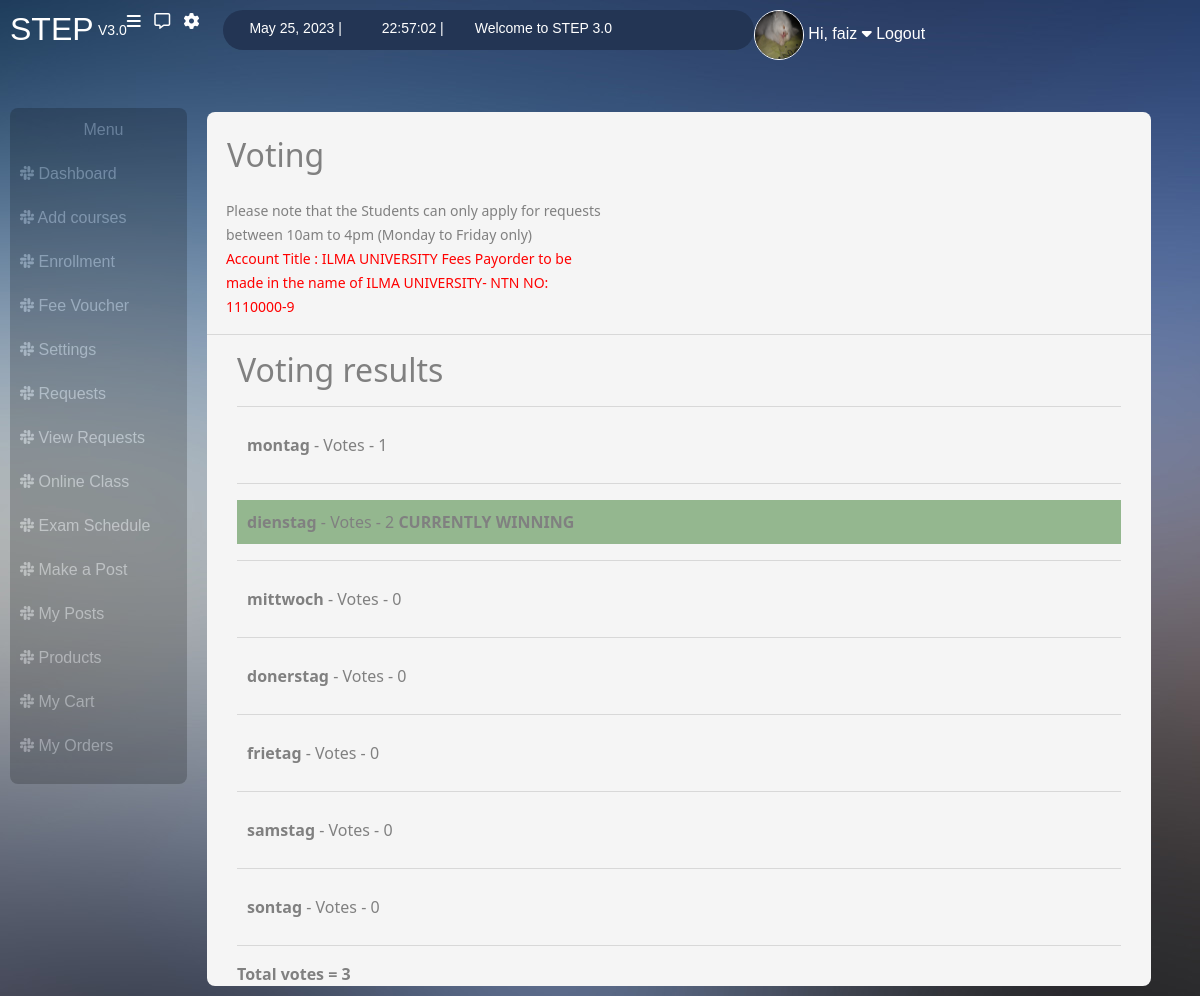
The app's page /voting/ (signed in) with its own data.
### users/models.py (models this page shows, shortened)
class UserInfo(models.Model):
    user = models.ForeignKey(User, on_delete=models.CASCADE)
    degree_title = models.CharField(max_length=20, blank=True, default='bscs')
    address = models.CharField(max_length=50)
    profile_img = models.ImageField(upload_to='profile_images', default='blank-profile-picture.png')
    contact = models.CharField(max_length=20)
    is_student = models.BooleanField(blank=False, default=True)
    is_teacher = models.BooleanField(blank=False, default=False)

class Voting(models.Model):
    option = models.CharField(blank=True, max_length=35)
    votes = models.IntegerField(default=0, blank=False)

### users/views.py (the view, shortened to what this page needs)
# urls.py: path("voting/", views.voting, name='voting'),
@login_required(login_url='student_login')
def voting(request):
    user_profile = UserInfo.objects.get(user=request.user)
    if user_profile.is_teacher ==True:
        messages.warning(request, "You are logged in as a teacher and trying to access student's portal")
        return redirect('teacher_dashboard')
    else:
        today = date.today()
        now = datetime.now()
        current_time = now.strftime("%H:%M:%S")
        form = VoteForm()
        if UserVotes.objects.filter(voter=request.user):
            votes_object = UserVotes.objects.get(voter=request.user)
            votes_count = Voting.objects.all()
            option1_votes = Voting.objects.get(id=1)
            option1_votes = option1_votes.votes
            option2_votes = Voting.objects.get(id=2)
            option2_votes = option2_votes.votes
            option3_votes = Voting.objects.get(id=3)
            option3_votes = option3_votes.votes
            option4_votes = Voting.objects.get(id=4)
            option4_votes = option4_votes.votes
            option5_votes = Voting.objects.get(id=5)
            option5_votes = option5_votes.votes
            option6_votes = Voting.objects.get(id=6)
            option6_votes = option6_votes.votes
            option7_votes = Voting.objects.get(id=7)
            option7_votes = option7_votes.votes
            total_votes = option1_votes + option2_votes + option3_votes + option4_votes + option5_votes + option6_votes + option7_votes
            return render(request, "users/voting.html", {'user_profile': user_profile, 'today':today,
            'current_time': current_time,'votes_object': votes_object, 'votes_count':votes_count, 'total_votes':total_votes
            })
        return render(request, "users/voting.html", {'user_profile': user_profile, 'today':today, 'current_time': current_time, 'form':form })

### users/templates/users/voting.html (shortened to what this page needs)
{% extends "users/base.html" %}
{% load static %}
{% block heading %} Voting {% endblock %}
{% load crispy_forms_tags %}
    {% block content %}
    {% if votes_object.has_voted %}
    <h2>Voting results</h2>
    <hr>
    {% for vote_count in votes_count %}
    <div class="votes" id="votes{{vote_count.pk}}">
        <b>{{vote_count.option}}</b> - Votes - <span id="number{{vote_count.pk}}">{{vote_count.votes}}  </span>
    </div>
        <hr>
    {% endfor %}
    <b>Total votes = {{total_votes}}</b>
    {% else %}
    <form method="post">
        {% csrf_token %}
        {{ form|crispy }}
        <button class="btn btn-sm btn-outline-danger" type="submit">Vote</button>
    </form>
    {% endif %}
    {% endblock %}

### users/templates/users/base.html (shortened to what this page needs)
{% load static %}
<!DOCTYPE html>
<html lang="en">
<head>
    <link href="https://cdn.jsdelivr.net/npm/bootstrap@5.0.2/dist/css/bootstrap.min.css" rel="stylesheet">
    <link rel="stylesheet" href="{% static 'users/register_style.css' %}">
</head>
<body>
    <div class="box">
        <div class="nav">
            <a href="/dashboard"><h2>STEP </h2></a>  &nbsp;
            <small>  V3.0 </small>
                <a href="#"><i class="fa-solid fa-bars requests"></i></a> &nbsp; &nbsp;
                <a href="/request"><i class="fa-regular fa-message "></i></a> &nbsp; &nbsp;
                <a href="/settings" title="Settings"><i class="fa-solid fa-gear"></i></a>  &nbsp; &nbsp;
                <div class="oval_div">
                    <small> {{today}} |</small>  &nbsp; <small> {{current_time}}  |</small>
                    <small> Welcome to STEP 3.0 </small>
                </div>
                <dv class="profile_div">
                    <a href="/profile/{{user}}">
                        <img class="img-fluid " src="{{ user_profile.profile_img.url }}">
                        <span>Hi, {{user}}</span>
                        <i class="fa-solid fa-caret-down"></i>
                    </a>
                    <a href="/student_logout">Logout</a>
                </dv>
        </div>
                <br>   <br>
            <div class="responsive">
                    <div class="vertical_nav nav">
                        <ul>
                            <li class="text-center">Menu</li>
                            <a href="/dashboard"><li><i class="fa-brands fa-slack"></i>  Dashboard</li></a>
                            <a href="/add_course"><li><i class="fa-brands fa-slack"></i>  Add courses </li></a>
                            <a href="/enrollment"><li><i class="fa-brands fa-slack"></i>  Enrollment </li></a>
                            <a href="/fees"><li><i class="fa-brands fa-slack"></i>  Fee Voucher</li></a>
                            <a href="/settings"><li><i class="fa-brands fa-slack"></i>  Settings</li></a>
                            <a href="/request"><li><i class="fa-brands fa-slack"></i>  Requests</li></a>
                            <a href="/view_requests"><li><i class="fa-brands fa-slack"></i>  View Requests</li></a>
                            <a href="/online_class"><li><i class="fa-brands fa-slack"></i>  Online Class</li></a>
                            <a href="/exam"><li><i class="fa-brands fa-slack"></i>  Exam Schedule</li></a>
                            <a href="/make_post"><li><i class="fa-brands fa-slack"></i> Make a Post</li></a>
                            <a href="/my_posts/{{user.id}}"><li><i class="fa-brands fa-slack"></i> My Posts</li></a>
                            <a href="/all_products"><li><i class="fa-brands fa-slack"></i>  Products</li></a>
                            <a href="/my_cart"><li><i class="fa-brands fa-slack"></i>  My Cart</li></a>
                            <a href="/my_orders"><li><i class="fa-brands fa-slack"></i>  My Orders</li></a>
                        </ul>
                    </div>
                        <br>
                    <div class="right_side_main">
                            <br>
                            <h2 class="main_heading">{% block heading %} Dashboard {% endblock %}</h2>
                            <br><br>
                            <div class="notice">
                                    <small>Please note that the Students can only apply for requests between 10am to 4pm (Monday to Friday only)<br> <span>Account Title : ILMA UNIVERSITY Fees Payorder to be made in the name of ILMA UNIVERSITY- NTN NO: 1110000-9</span></small>
                            </div>
                            <hr>
                                <div class="base_content">
                                    {% block content %}
                                    {% endblock %}
                                </div>
                    </div>
            </div>
    </div>
</body>
</html>

### users/static/users/register_style.css (style rules this page uses)
body { background-image: url("/static/bg.jpg"); }
.box { margin: 10px; }
.nav { color: white; font-family: 'Gill Sans', 'Gill Sans MT', Calibri, 'Trebuchet MS', sans-serif; }
.nav small { margin-top:10px }
.nav a { text-decoration: none; color: inherit; }
.requests { margin-left: 60px; }
.oval_div { background-color: #233554; height: 40px; margin-left: 10px; width: 45%; border-radius: 35px; }
.oval_div small { margin-left: 5%; position: relative; top: 6px; }
.profile_div { margin-left: 20%; }
.profile_div img { height: 50px; width: 50px; border-radius: 50%; border: 1px; border-color: white; border-style: double; }
.vertical_nav { width:15%; height: auto; background-color: black; border-radius: 8px; opacity: 20%; float: left; display: inline; }
.vertical_nav ul { padding: 0; }
.vertical_nav li { color: white; padding-left: 10px; padding-top: 10px; padding-bottom: 10px; text-decoration: none; }
.right_side_main { width: 80%; background-color:whitesmoke; color: gray; height:auto; border-radius: 8px; margin-top: -20px; margin-left: 20px; float: left; vertical-align: top; }
.responsive { overflow: auto; }
.main_heading { color: gray; display: inline; padding-left: 20px; }
.right_side_main small>span { color: red; }
.notice { width: 40%; margin-left: 40%; }
.base_content { margin-left :30px; margin-right: 30px; }
.votes { padding: 10px; }
@media screen and (max-width: 1250px) and (min-width: 701px) { .profile_div { margin-left: 0%; } }
@media screen and (max-width: 1250px) and (min-width: 701px) { .requests { margin-left: 0%; } }
@media screen and (max-width: 1250px) and (min-width: 701px) { .notice { margin-left: 2%; } }

### records on screen
UserInfo: profile_img (picture)
Voting: option "montag", votes "1"
Voting: option "dienstag", votes "2"
Voting: option "mittwoch", votes "0"
Voting: option "donerstag", votes "0"
Voting: option "frietag", votes "0"
Voting: option "samstag", votes "0"
Voting: option "sontag", votes "0"

### other values on screen
{{ today }} "May 25, 2023"
{{ user }} "faiz"
{{ total_votes }} "3"
